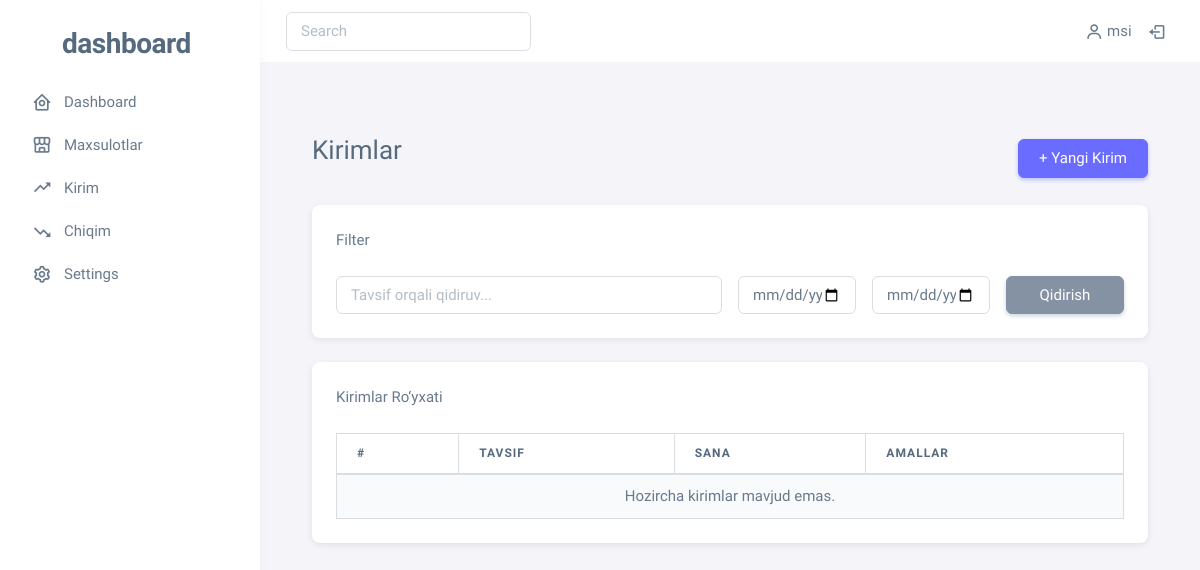
The page /enter/ (signed in) on the database as committed earlier.
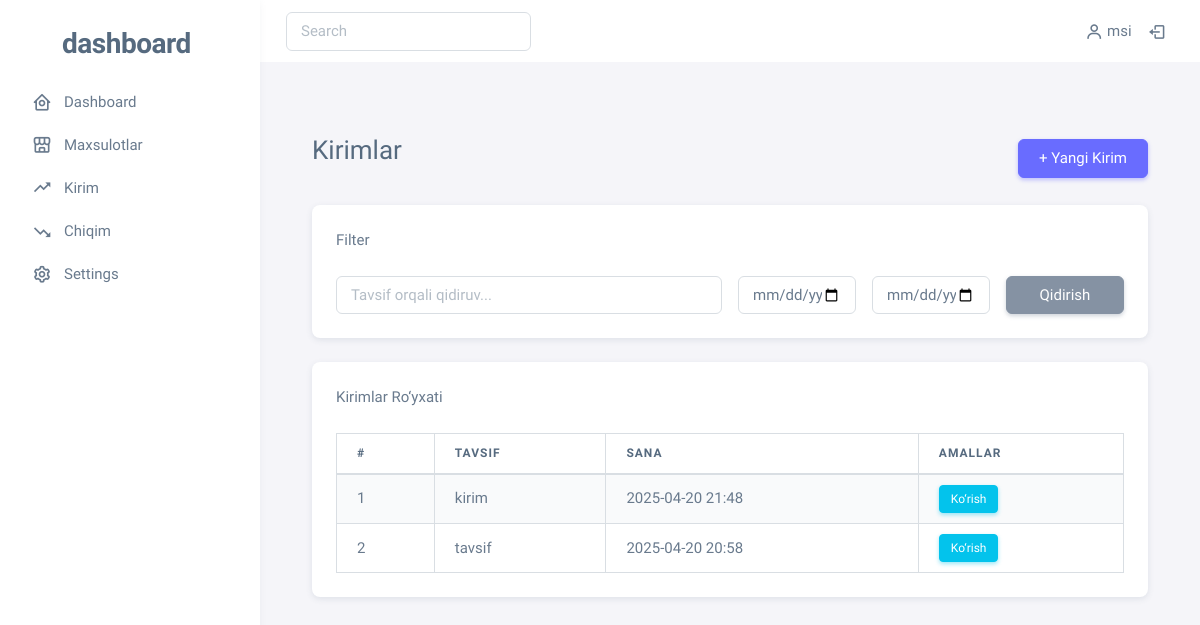
The same page on the database as committed later.
### main/models.py (models this page shows, shortened)
class Enter(models.Model):
    description = models.TextField()
    created_at = models.DateTimeField(auto_now_add=True)
    class Meta:
        verbose_name = 'Enter'
        verbose_name_plural = 'Enters'
        ordering = ['-created_at']

### main/views.py (the view)
# urls.py: path('enter/', views.enter, name='enter'),
@login_required(login_url='login')
def enter(request):
    context = {'enters': Enter.objects.all(), 'categories': Category.objects.all()}
    return render(request, 'enter.html', context=context)

### templates/enter.html (shortened to what this page needs)
{% extends 'base.html' %}
{% load static %}
{% block content %}
<div class="container mt-5">
  <div class="d-flex justify-content-between align-items-center mb-4">
    <h3>Kirimlar</h3>
    <button class="btn btn-primary" data-bs-toggle="modal" data-bs-target="#addEnterModal">
      + Yangi Kirim
    </button>
  </div>
<div class="card mb-4">
    <div class="card-header">Filter</div>
    <div class="card-body">
      <form method="GET" class="row g-3" action="{% url 'filter_enter'%}">
        <div class="col-md-6">
          <input type="text" name="search" class="form-control" placeholder="Tavsif orqali qidiruv..." value="{{ request.GET.search }}">
        </div>
        <div class="col-md-2">
          <input type="date" name="start_date" class="form-control" value="{{ request.GET.date }}">
        </div>
        <div class="col-md-2">
            <input type="date" name="end_date" class="form-control" value="{{ request.GET.date }}">
          </div>
        <div class="col-md-2">
          <button type="submit" class="btn btn-secondary w-100">Qidirish</button>
        </div>
      </form>
    </div>
  </div>
  <div class="card">
    <div class="card-header">Kirimlar Ro‘yxati</div>
    <div class="card-body">
      <table class="table table-bordered table-striped">
        <thead>
          <tr>
            <th>#</th>
            <th>Tavsif</th>
            <th>Sana</th>
            <th>Amallar</th>
          </tr>
        </thead>
        <tbody>
          {% for enter in enters %}
          <tr>
            <td>{{ forloop.counter }}</td>
            <td>{{ enter.description | truncatechars:50 }}</td>
            <td>{{ enter.created_at|date:"Y-m-d H:i" }}</td>
            <td>
              <a href="{% url 'enter_item' enter.id %}" class="btn btn-sm btn-info">
                Ko‘rish
              </a>
            </td>
          </tr>
          {% empty %}
          <tr>
            <td colspan="4" class="text-center">Hozircha kirimlar mavjud emas.</td>
          </tr>
          {% endfor %}
        </tbody>
      </table>
    </div>
  </div>
</div>
{% endblock %}

Rows that differ between the two databases and show on the page:
now on this page (row edited): Enter: description "kirim", created_at "2025-04-20 21:48"
now on this page (row edited): Enter: description "tavsif", created_at "2025-04-20 20:58"
Other text that changed with them:
text no longer shown: "Hozircha kirimlar mavjud emas."
